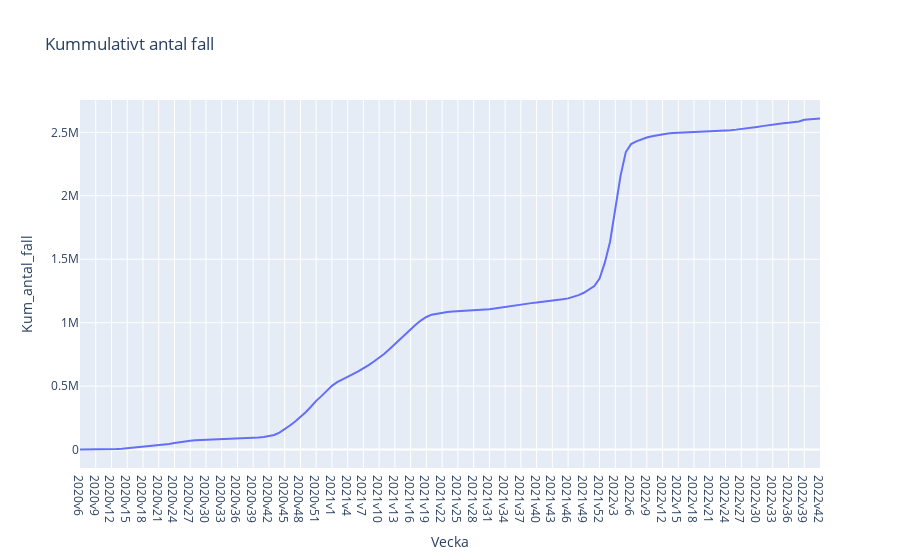

The code cell stored with this chart in its notebook:
### Code cell
px.line(covid19, x="Vecka", y="Kum_antal_fall", title="Kummulativt antal fall")

### Figure 1 — Plotly figure (JSON) as saved in the notebook; plotly's stock layout.template omitted (floating-point values rounded to 4 significant figures; data arrays with more than 128 entries replaced by an {"elided": "..."} marker saying what was removed)
{"data": [{"hovertemplate": "Vecka=%{x}<br>Kum_antal_fall=%{y}<extra></extra>", "legendgroup": "", "line": {"color": "#636efa", "dash": "solid"}, "marker": {"symbol": "circle"}, "mode": "lines", "name": "", "orientation": "v", "showlegend": false, "type": "scatter", "x": {"elided": "142 str values"}, "xaxis": "x", "y": {"elided": "142 int values"}, "yaxis": "y"}], "layout": {"legend": {"tracegroupgap": 0}, "title": {"text": "Kummulativt antal fall"}, "xaxis": {"anchor": "y", "domain": [0, 1], "title": {"text": "Vecka"}}, "yaxis": {"anchor": "x", "domain": [0, 1], "title": {"text": "Kum_antal_fall"}}}}
